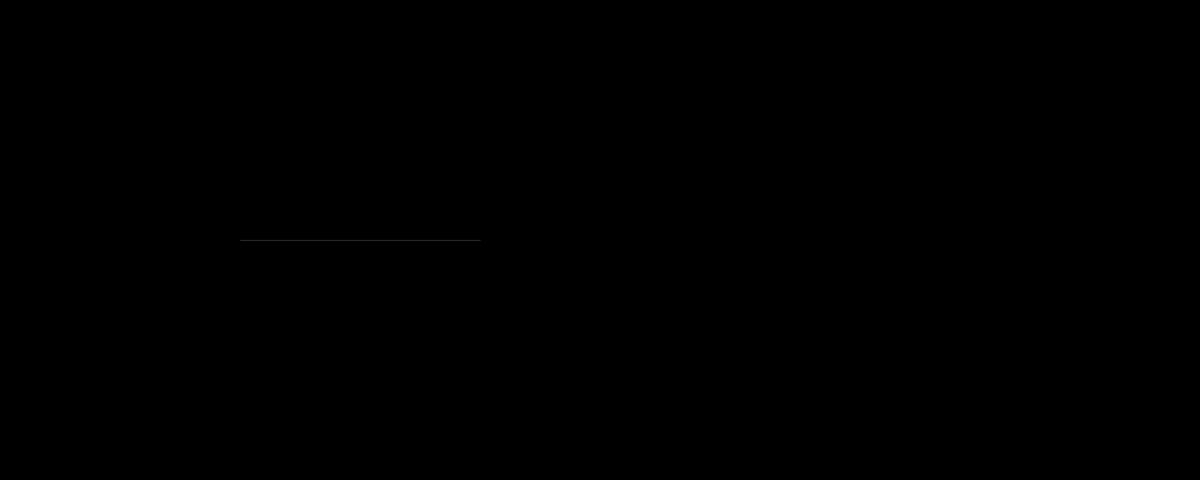
Frame 1 (no input)
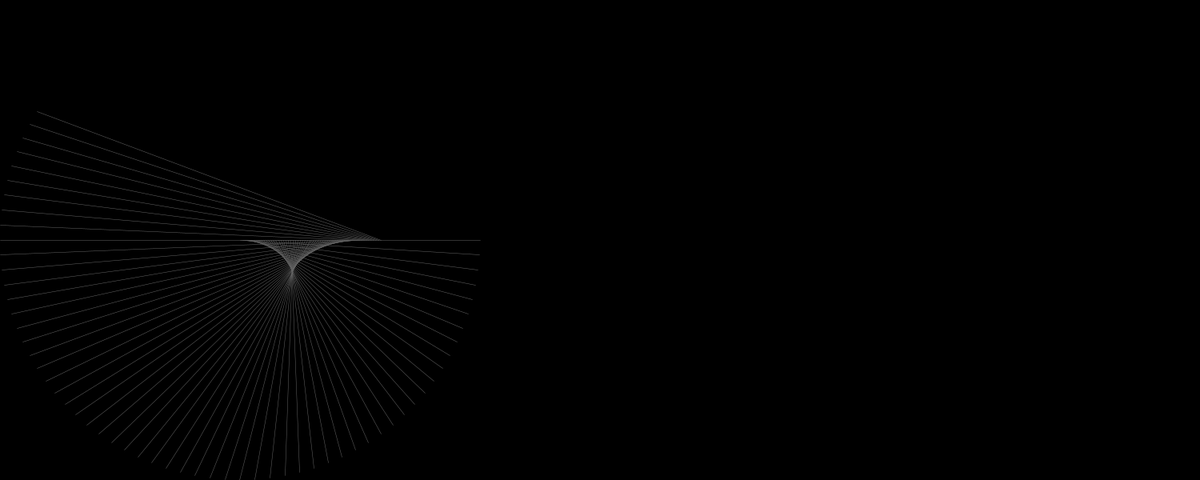
Frame 60 (the mouse pressed at the canvas centre just before this capture)
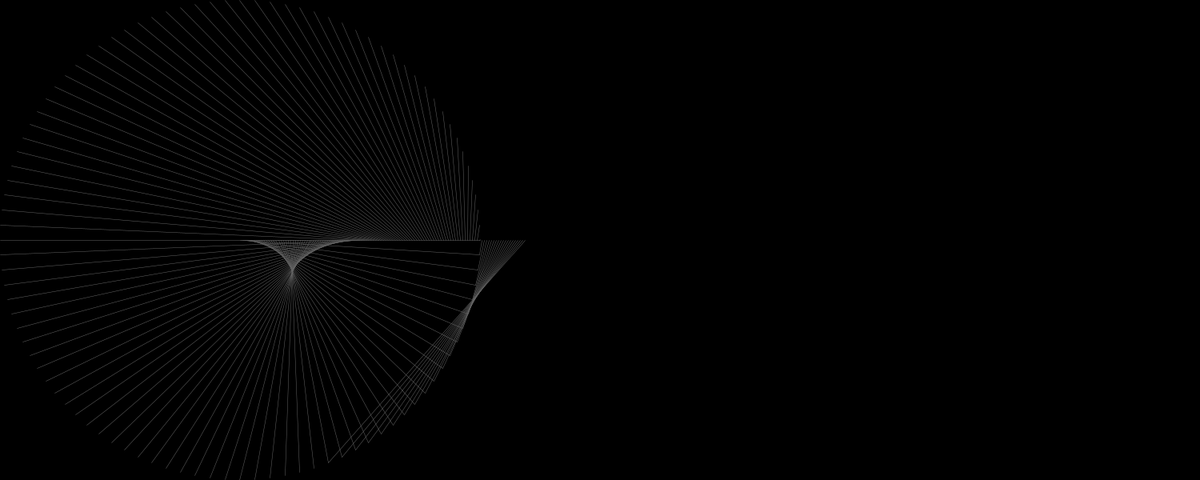
Frame 120 (the mouse held since frame 60 and released just before this capture)

The Processing sketch that drew these frames (run headless with seeded random() and noise(); from frame 60 on, the mouse is pressed at the canvas centre):

// Processing sketch: The_Circle_expansion
// ── The_Circle_expansion.pde
void setup(){
  size(1500,600);
  background(0);
}

float r=0;
float y=0;
float ux;
float uy;

void draw(){
  translate(300,300);
  //scale(4);
  stroke(100);
  strokeWeight(0.5);
  ux = 300*cos(2*PI*r);
  uy = 300*sin(2*PI*r);
  line(r*300,y,ux,uy);
  r+=0.01;
  if (r>=5){
    stop();
  }
}
